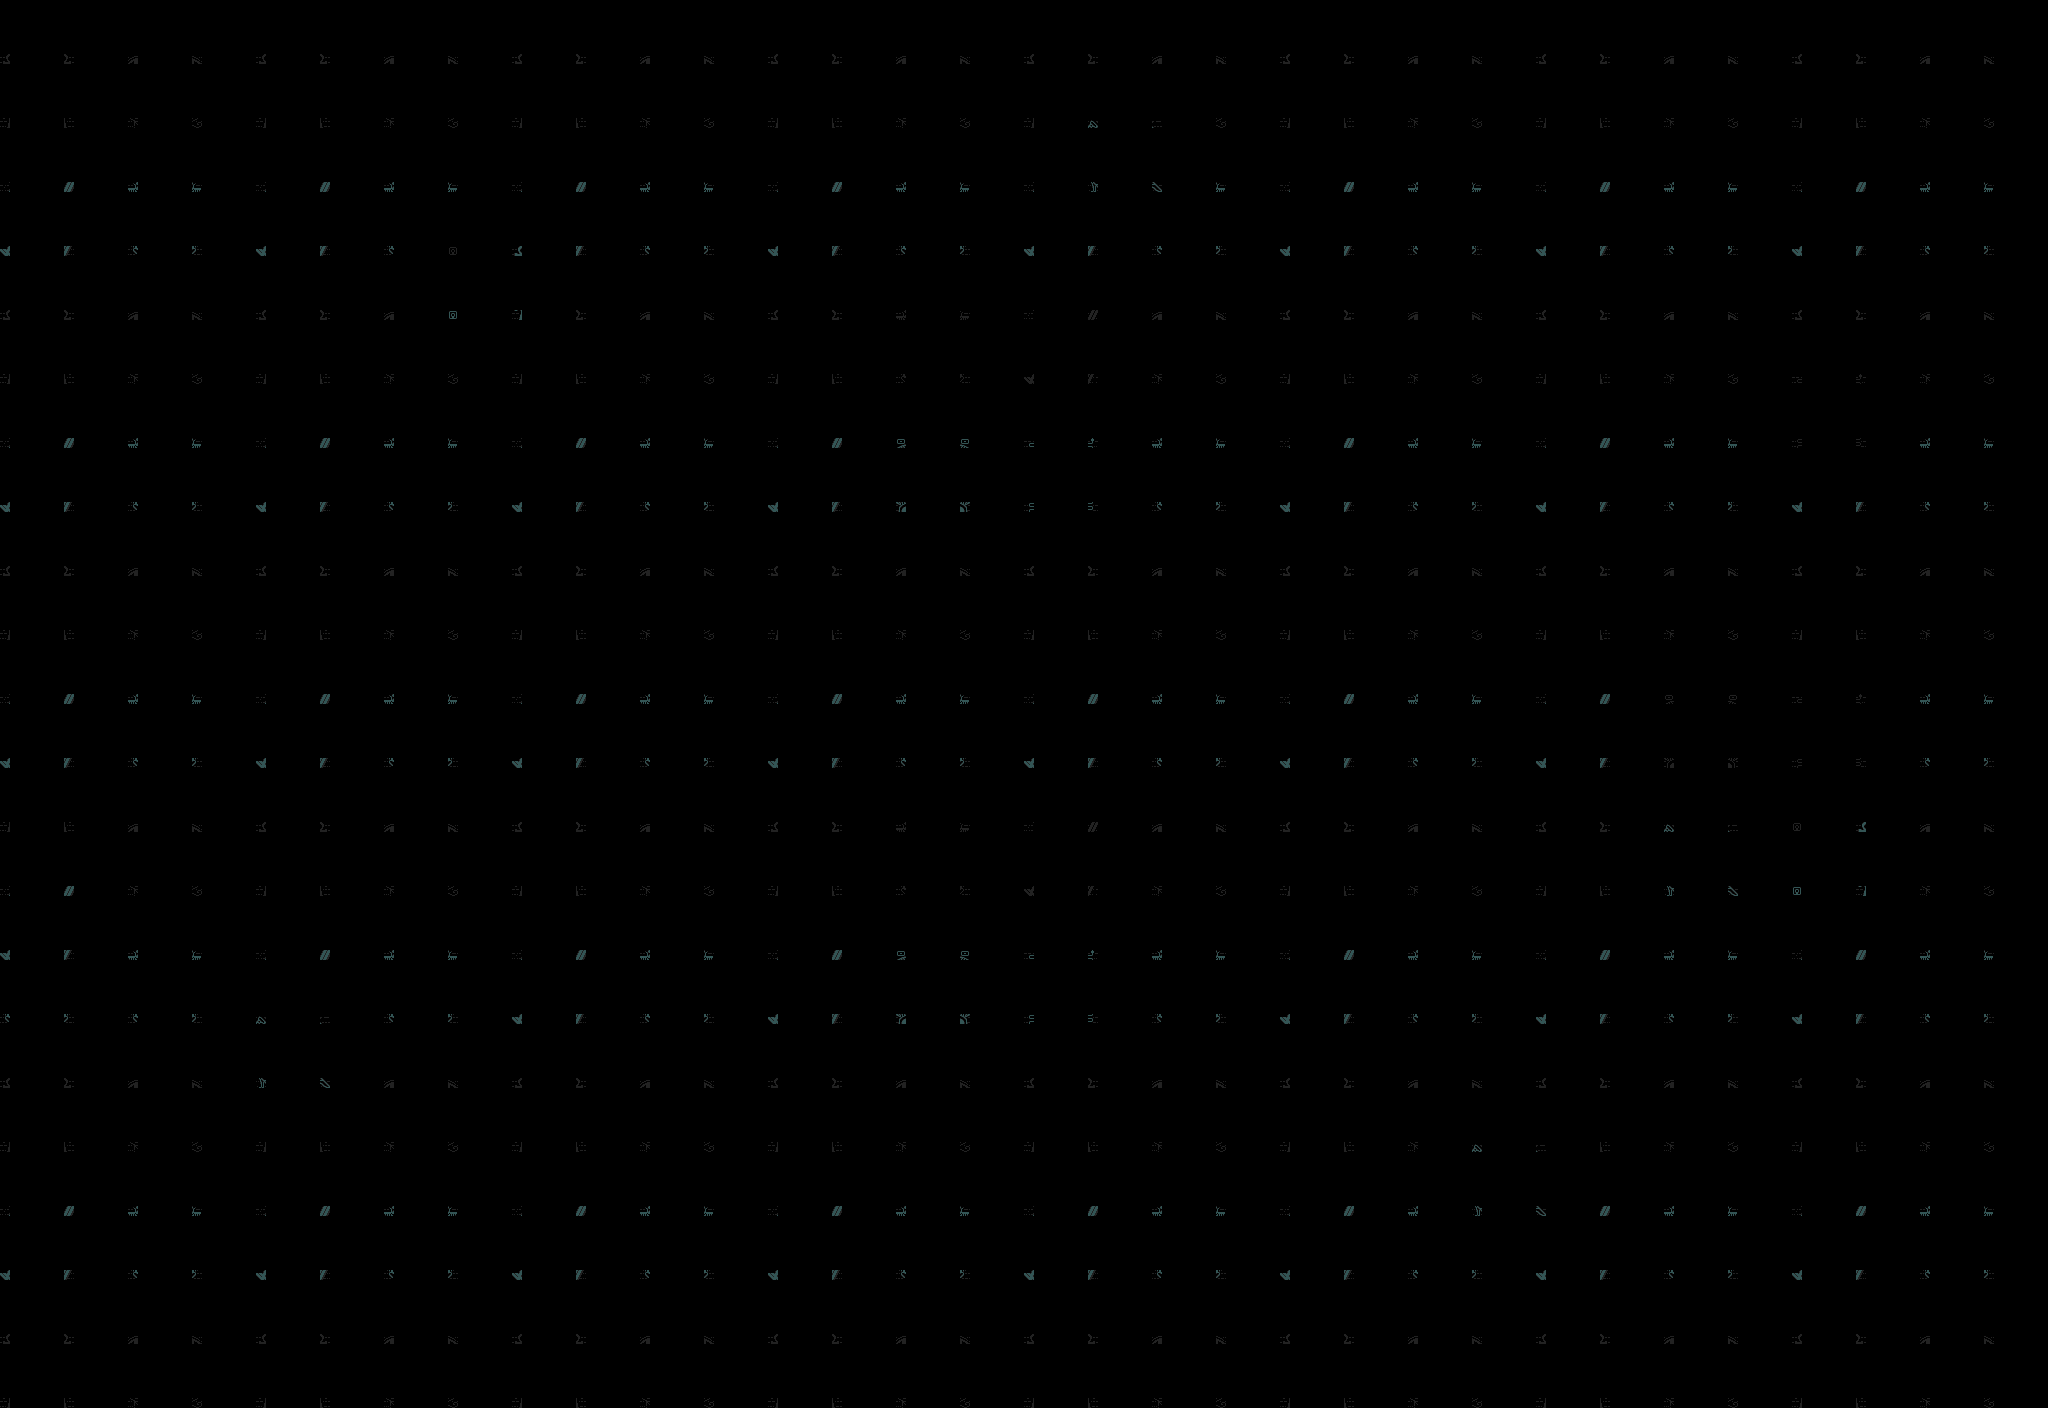

Below is a game level as drawn by its tile map, then a one-line description and the .tmx that defines it (tile-layer data replaced by summaries):
An orthogonal 32x22 tile map with 64x64 px tiles, 1 tile layer (back), 2 hidden layers not drawn and 18 objects (8x Picker, 5x Jewel, 2x Door, 2x Mummy, Dagger).

<map height="22" infinite="0" nextlayerid="4" nextobjectid="38" orientation="orthogonal" renderorder="right-down" tiledversion="1.11.2" tileheight="64" tilewidth="64" version="1.10" width="32">
 <tileset firstgid="1" source="tiles_new.tsx" />
 <layer height="22" id="1" name="back" width="32">
  <data>[704 cells, 704 non-empty, 48 distinct tile ids]</data>
 </layer>
 <layer height="22" id="2" name="front" visible="0" width="32">
  <data>[704 cells, 231 non-empty, 8 distinct tile ids]</data>
 </layer>
 <layer height="22" id="3" name="stairs" visible="0" width="32">
  <data>[704 cells, 62 non-empty, 4 distinct tile ids]</data>
 </layer>
 <objectgroup id="3" name="items" visible="0">
  <object gid="137" height="64" id="1" type="Dagger" width="64" x="512" y="1344">
   <properties>
    <property name="p0" value="137" />
   </properties>
  </object>
  <object gid="138" height="64" id="2" type="Picker" width="64" x="64" y="128">
   <properties>
    <property name="p0" value="138" />
   </properties>
  </object>
  <object gid="138" height="64" id="3" type="Picker" width="64" x="64" y="256">
   <properties>
    <property name="p0" value="138" />
   </properties>
  </object>
  <object gid="138" height="64" id="4" type="Picker" width="64" x="128" y="448">
   <properties>
    <property name="p0" value="138" />
   </properties>
  </object>
  <object gid="138" height="64" id="5" type="Picker" width="64" x="64" y="704">
   <properties>
    <property name="p0" value="138" />
   </properties>
  </object>
  <object gid="138" height="64" id="6" type="Picker" width="64" x="384" y="960">
   <properties>
    <property name="p0" value="138" />
   </properties>
  </object>
  <object gid="138" height="64" id="7" type="Picker" width="64" x="640" y="1216">
   <properties>
    <property name="p0" value="138" />
   </properties>
  </object>
  <object gid="138" height="64" id="8" type="Picker" width="64" x="64" y="1216">
   <properties>
    <property name="p0" value="138" />
   </properties>
  </object>
  <object gid="138" height="64" id="9" type="Picker" width="64" x="1664" y="1088">
   <properties>
    <property name="p0" value="138" />
   </properties>
  </object>
  <object gid="130" height="64" id="10" type="Jewel" width="64" x="320" y="320">
   <properties>
    <property name="p0" value="130" />
   </properties>
  </object>
  <object gid="133" height="64" id="11" type="Jewel" width="64" x="832" y="640">
   <properties>
    <property name="p0" value="133" />
   </properties>
  </object>
  <object gid="132" height="64" id="12" type="Jewel" width="64" x="640" y="704">
   <properties>
    <property name="p0" value="132" />
   </properties>
  </object>
  <object gid="131" height="64" id="13" type="Jewel" width="64" x="832" y="832">
   <properties>
    <property name="p0" value="131" />
   </properties>
  </object>
  <object gid="134" height="64" id="14" type="Jewel" width="64" x="1728" y="192">
   <properties>
    <property name="p0" value="134" />
   </properties>
  </object>
  <object gid="127" height="64" id="15" type="Door" width="64" x="64" y="960">
   <properties>
    <property name="p0" value="0" />
   </properties>
  </object>
  <object gid="127" height="64" id="16" type="Door" width="64" x="1472" y="832">
   <properties>
    <property name="p0" value="1" />
   </properties>
  </object>
  <object gid="125" height="64" id="37" type="Mummy" width="64" x="832" y="1088">
   <properties>
    <property name="p0" value="3" />
   </properties>
  </object>
  <object gid="126" height="64" id="38" type="Mummy" width="64" x="1664" y="384">
   <properties>
    <property name="p0" value="4" />
   </properties>
  </object>
 </objectgroup>
</map>
